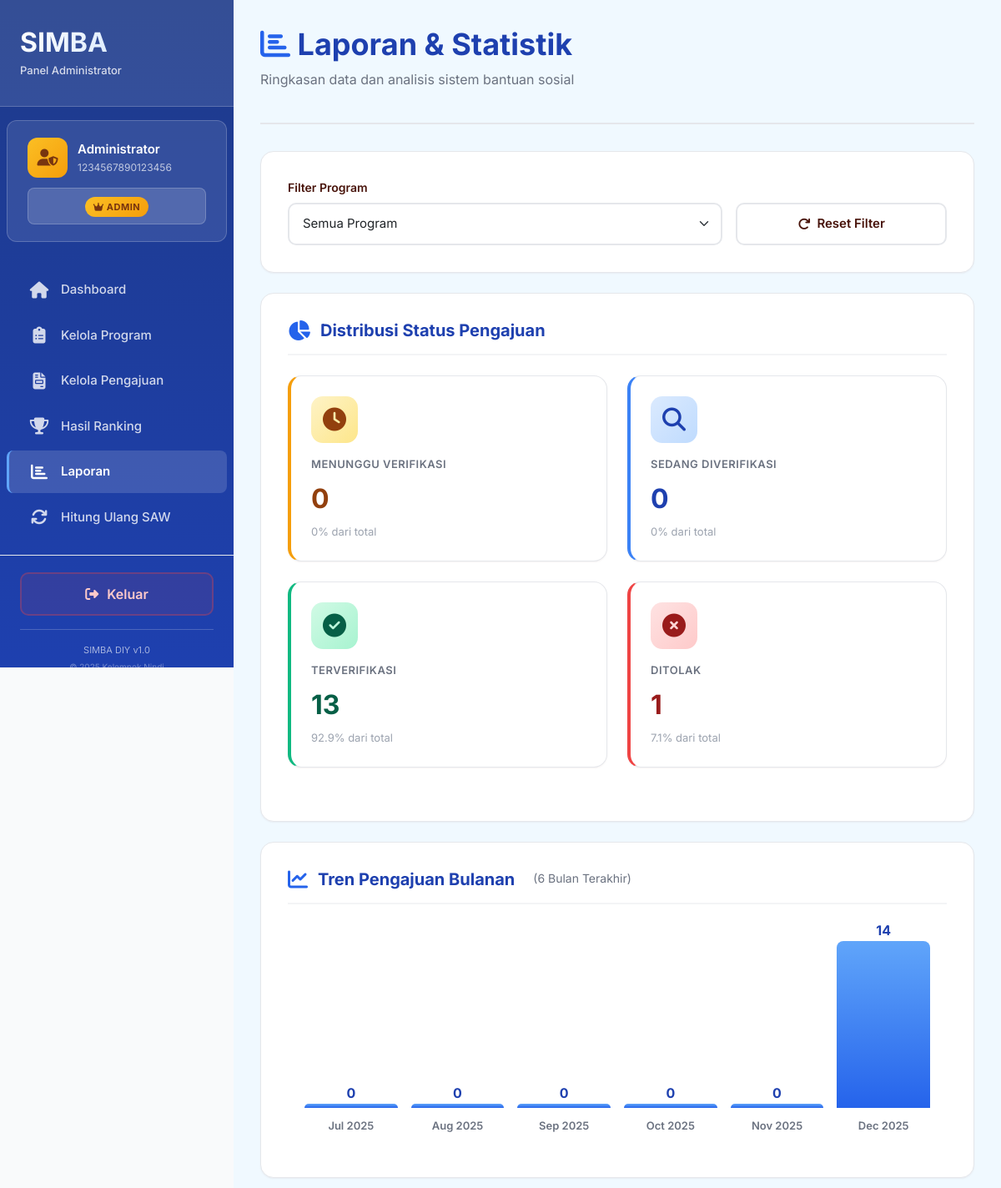
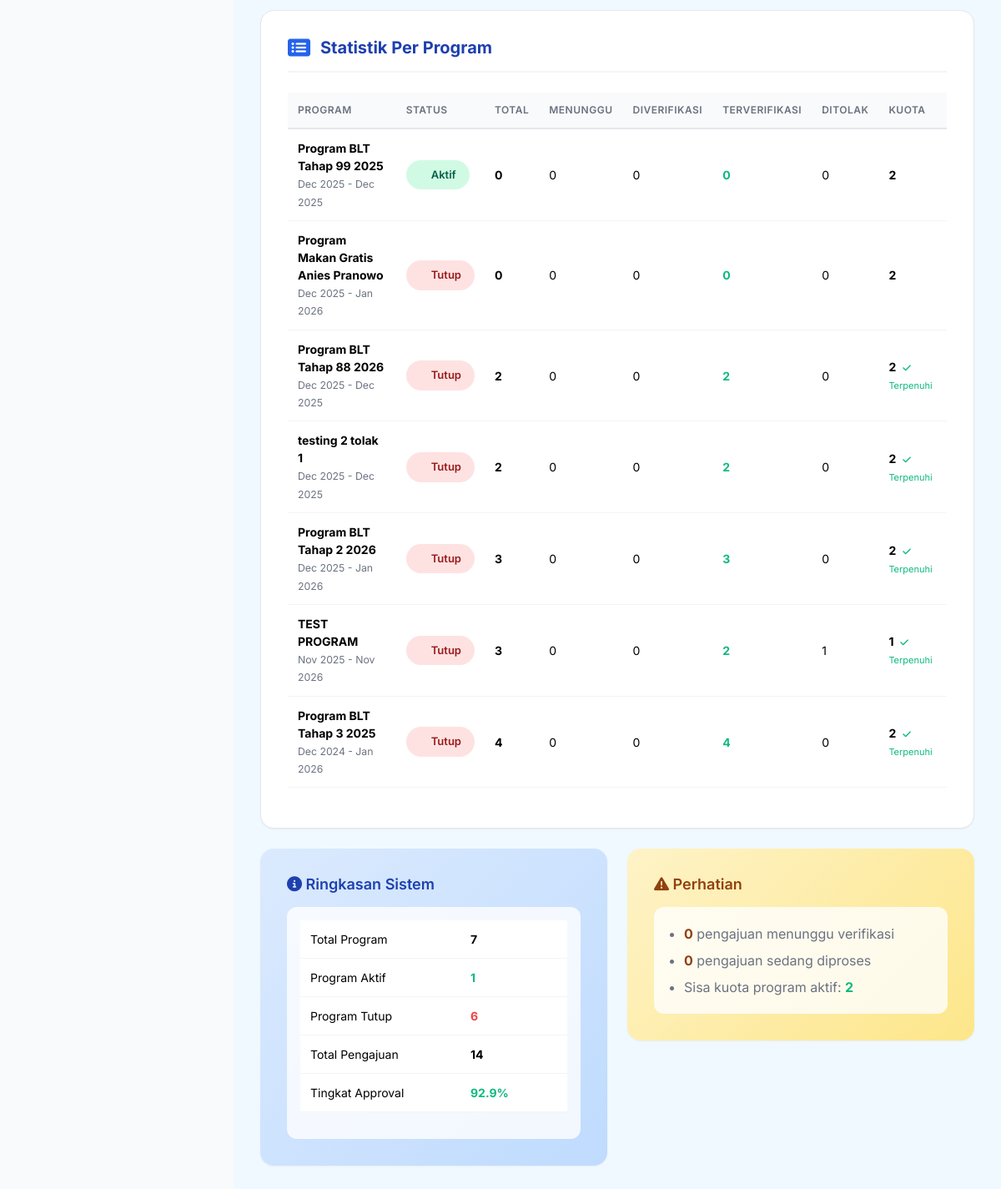
The app's page /admin/reports.php (signed in) with its own data (2 pictures, top to bottom).
### tables this page shows
CREATE TABLE `user` (
  `id` int(11) NOT NULL,
  `nama` varchar(255) NOT NULL COMMENT 'Nama lengkap pengguna',
  `nik` char(16) NOT NULL COMMENT 'NIK 16 digit',
  `password` varchar(255) NOT NULL COMMENT 'Password terenkripsi',
  `role` enum('admin','user') NOT NULL DEFAULT 'user' COMMENT 'Role pengguna',
  `created_at` timestamp NOT NULL DEFAULT current_timestamp() COMMENT 'Tanggal registrasi'
);

CREATE TABLE `program_bantuan` (
  `id` int(11) NOT NULL,
  `nama_program` varchar(255) NOT NULL COMMENT 'Nama program bantuan',
  `deskripsi` text DEFAULT NULL COMMENT 'Deskripsi program',
  `kuota` int(11) NOT NULL COMMENT 'Jumlah penerima',
  `tanggal_mulai` date NOT NULL COMMENT 'Tanggal mulai program',
  `tanggal_selesai` date NOT NULL COMMENT 'Tanggal selesai program',
  `status` enum('Aktif','Tutup') NOT NULL DEFAULT 'Aktif' COMMENT 'Status program',
  `created_at` timestamp NOT NULL DEFAULT current_timestamp(),
  `updated_at` timestamp NOT NULL DEFAULT current_timestamp() ON UPDATE current_timestamp()
);

### admin/reports.php (the view, shortened to what the rows shown need)
<?php
require_once(__DIR__ . "/../functions/program.php");
$connection = getConnection();
$programs = getAllPrograms();
$whereClause = "1=1";
$statuses = ['Menunggu Verifikasi', 'Sedang Diverifikasi', 'Terverifikasi', 'Ditolak'];
foreach ($statuses as $status) {
    $result = $connection->query("SELECT COUNT(*) as total FROM pengajuan p WHERE $whereClause AND p.status = '$status'");
}
$programStats = [];
foreach ($programs as $prog) {
    $stats = getProgramStats($prog['id']);
    $programStats[] = [
        'program' => $prog,
        'stats' => $stats
    ];
}
?>
<!DOCTYPE html>
<html lang="id">
<head>
    <link rel="stylesheet" href="https://cdnjs.cloudflare.com/ajax/libs/font-awesome/6.5.2/css/all.min.css">
    <link href="https://cdn.jsdelivr.net/npm/bootstrap@5.3.5/dist/css/bootstrap.min.css" rel="stylesheet">
    <link rel="stylesheet" href="../css/style.css">
</head>
<body>
    <div class="dashboard-wrapper">
        <?php include('../templates/admin_sidebar.php'); ?>
        <div class="main-content" style="background-color: #f0f9ff;">
            <div class="page-header">
                <h1 class="page-title" style="color: #1e40af;">
                    <i class="fas fa-chart-bar" style="color: #2563eb;"></i> Laporan & Statistik
                </h1>
            </div>
            <div class="form-card">
                <h2 class="form-section-title" style="color: #1e40af;">
                    <i class="fas fa-chart-pie" style="color: #2563eb;"></i> Distribusi Status Pengajuan
                </h2>
            </div>
            <div class="form-card">
                <h2 class="form-section-title" style="color: #1e40af;">
                    <i class="fas fa-chart-line" style="color: #2563eb;"></i> Tren Pengajuan Bulanan
                    <span style="font-size: 14px; font-weight: normal; color: #6b7280; margin-left: 10px;">
                        (6 Bulan Terakhir)
                    </span>
                </h2>
            </div>
            <div class="form-card">
                <h2 class="form-section-title" style="color: #1e40af;">
                    <i class="fas fa-list-alt" style="color: #2563eb;"></i> Statistik Per Program
                </h2>
                <?php if (empty($programStats)): ?>
                    <div class="empty-state">
                        <div class="empty-state-icon">
                            <i class="fas fa-clipboard-list"></i>
                        </div>
                        <div class="empty-state-title">Belum Ada Program</div>
                        <div class="empty-state-description">Buat program baru untuk melihat statistik</div>
                    </div>
                <?php else: ?>
                    <div class="table-responsive">
                        <table class="table">
                            <thead>
                                <tr>
                                    <th>Program</th>
                                    <th>Status</th>
                                    <th>Total</th>
                                    <th>Menunggu</th>
                                    <th>Diverifikasi</th>
                                    <th>Terverifikasi</th>
                                    <th>Ditolak</th>
                                    <th>Kuota</th>
                                </tr>
                            </thead>
                            <tbody>
                                <?php foreach ($programStats as $ps):
                                    $prog = $ps['program'];
                                    $stats = $ps['stats'];
                                ?>
                                    <tr>
                                        <td>
                                            <strong><?php echo htmlspecialchars($prog['nama_program']); ?></strong>
                                            <br><small style="color: #6b7280;">
                                                <?php echo date('M Y', strtotime($prog['tanggal_mulai'])); ?> -
                                                <?php echo date('M Y', strtotime($prog['tanggal_selesai'])); ?>
                                            </small>
                                        </td>
                                        <td>
                                            <?php if ($prog['status'] == 'Aktif'): ?>
                                                <span class="status-badge" style="background-color: #d1fae5; color: #065f46;">
                                                    Aktif
                                                </span>
                                            <?php else: ?>
                                                <span class="status-badge" style="background-color: #fee2e2; color: #991b1b;">
                                                    Tutup
                                                </span>
                                            <?php endif; ?>
                                        </td>
                                        <td><strong><?php echo $stats['total_pengajuan']; ?></strong></td>
                                        <td><?php echo $stats['menunggu']; ?></td>
                                        <td><?php echo $stats['diverifikasi']; ?></td>
                                        <td><strong style="color: #10b981;"><?php echo $stats['terverifikasi']; ?></strong></td>
                                        <td><?php echo $stats['ditolak']; ?></td>
                                        <td>
                                            <strong><?php echo $prog['kuota']; ?></strong>
                                            <?php if ($stats['terverifikasi'] >= $prog['kuota']): ?>
                                                <span style="font-size: 11px; color: #10b981; margin-left: 4px;">
                                                    <i class="fas fa-check"></i> Terpenuhi
                                                </span>
                                            <?php endif; ?>
                                        </td>
                                    </tr>
                                <?php endforeach; ?>
                            </tbody>
                        </table>
                    </div>
                <?php endif; ?>
            </div>
            <div class="row g-4">
                <div class="col-md-6">
                    <div class="form-card" style="background: linear-gradient(135deg, #fef3c7 0%, #fde68a 100%); border: none;">
                        <div style="background-color: rgba(255, 255, 255, 0.8); padding: 16px; border-radius: 12px;">
                            <ul style="margin: 0; padding-left: 20px; line-height: 2;">
                                <?php
                                $activeProgram = getActiveProgram();
                                if ($activeProgram):
                                    $activeProgramStats = getProgramStats($activeProgram['id']);
                                    $remaining = $activeProgram['kuota'] - $activeProgramStats['terverifikasi'];
                                ?>
                                    <li style="color: #6b7280;">
                                        Sisa kuota program aktif: <strong style="color: <?php echo $remaining > 0 ? '#10b981' : '#ef4444'; ?>"><?php echo max(0, $remaining); ?></strong>
                                    </li>
                                <?php endif; ?>
                            </ul>
                        </div>
                    </div>
                </div>
            </div>
        </div>
    </div>
</body>
</html>

### templates/admin_sidebar.php (shortened to what the rows shown need)
<?php
$connection = getConnection();
$id_user = $_SESSION['id'];
$userData = $connection->query("SELECT nama, nik FROM user WHERE id = '$id_user'")->fetch_assoc();
?>
<div class="sidebar">
    <div class="sidebar-logo">
        <h2>SIMBA</h2>
    </div>
    <div style="padding: 20px 24px; background: rgba(255, 255, 255, 0.1); margin: 16px 8px; border-radius: 12px; border: 1px solid rgba(255, 255, 255, 0.2);">
        <div style="display: flex; align-items: center; gap: 12px; margin-bottom: 12px;">
            <div style="flex: 1; min-width: 0;">
                <div style="font-size: 15px; font-weight: 600; color: #fff; margin-bottom: 2px; white-space: nowrap; overflow: hidden; text-overflow: ellipsis;">
                    <?php echo htmlspecialchars($userData['nama']); ?>
                </div>
                <div style="font-size: 12px; color: rgba(255, 255, 255, 0.7);">
                    <?php echo htmlspecialchars($userData['nik']); ?>
                </div>
            </div>
        </div>
    </div>
</div>

### records on screen
user: nama "Administrator", nik "1234567890123456"
program_bantuan: nama_program "Program BLT Tahap 99 2025", tanggal_mulai "Dec 2025", tanggal_selesai "Dec 2025", kuota "2"
program_bantuan: nama_program "Program Makan Gratis Anies Pranowo", tanggal_mulai "Dec 2025", tanggal_selesai "Jan 2026", kuota "2"
program_bantuan: nama_program "Program BLT Tahap 88 2026", tanggal_mulai "Dec 2025", tanggal_selesai "Dec 2025", kuota "2"
program_bantuan: nama_program "testing 2 tolak 1", tanggal_mulai "Dec 2025", tanggal_selesai "Dec 2025", kuota "2"
program_bantuan: nama_program "Program BLT Tahap 2 2026", tanggal_mulai "Dec 2025", tanggal_selesai "Jan 2026", kuota "2"
program_bantuan: nama_program "TEST PROGRAM", tanggal_mulai "Nov 2025", tanggal_selesai "Nov 2026", kuota "1"
program_bantuan: nama_program "Program BLT Tahap 3 2025", tanggal_mulai "Dec 2024", tanggal_selesai "Jan 2026", kuota "2"

### other values on screen
$statusStats['Menunggu Verifikasi'] "0"
$statusStats['Sedang Diverifikasi'] "0"
$statusStats['Terverifikasi'] "13"
$statusStats['Ditolak'] "1"
$data['total'] "0"
$data['month'] "Jul 2025"
$data['month'] "Aug 2025"
$data['month'] "Sep 2025"
$data['month'] "Oct 2025"
$data['month'] "Nov 2025"
$data['total'] "14"
$data['month'] "Dec 2025"
$stats['total_pengajuan'] "0"
$stats['menunggu'] "0"
$stats['diverifikasi'] "0"
